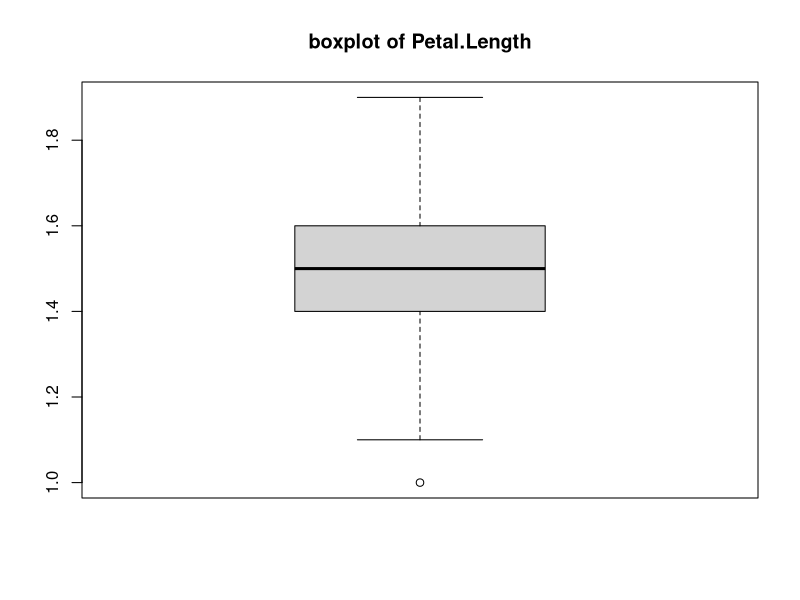
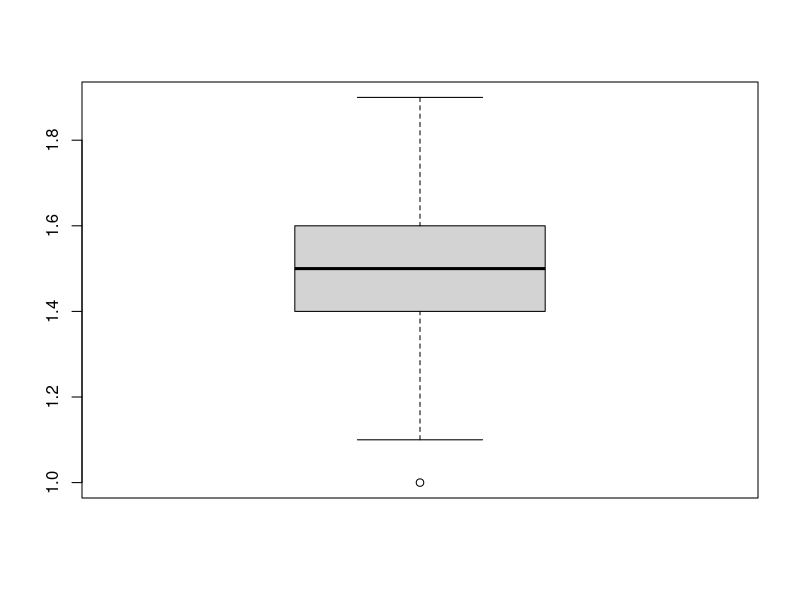

Reproduce these figures in R, in order.
library(ggplot2)
library(dplyr)

# No.1
n<-6
p<-1/3
x<-0:n
(px<-dbinom(x,size = n, prob = p))

m<-170
sd<-6
qnorm(0.8,mean = 170,sd=6)

qchisq(0.95, 3)

qt(0.975, 2)

iris.s<-iris %>% filter(Species=="setosa")
m<-mean(iris.s$Sepal.Length)
sd<-sd(iris.s$Sepal.Length)
(ll <- m - 1.96 * sd / sqrt(50))
(ul <- m + 1.96 * sd / sqrt(50))

# No.2
iris.s<-iris %>% filter(Species=="setosa")
mean(iris.s$Petal.Length)
sd(iris.s$Petal.Length)

# No.3
lm(hp~disp, data = mtcars)

# No.4
fit2 <- lm(weight~height + I(height^2), data=women)
summary(fit2)

# No.5
m<-8.1
alcohol <-
  c(15.40, 11.21, 12.67, 8.87, 12.15, 9.88, 2.06, 14.50, 0.12, 4.97)
t.test(alcohol, mu=8.1)
# 결론: p-value(0.5265)가 0.05보다 크므로 영가설 채택

# No.6
mpg_drv<- mpg %>% 
  filter(class == "subcompact") %>%  filter(drv=="f" | drv=="r")
var.test(mpg_drv$cty ~ mpg_drv$drv)
t.test(mpg_drv$cty ~ mpg_drv$drv, mu=0, var.equal=FALSE)

# No.7
iris.s<-iris %>% filter(Species=="setosa")
boxplot(iris.s$Petal.Length, main="boxplot of Petal.Length")
boxplot(iris.s$Petal.Length)$stats
iris.s$Petal.Length <- 
  ifelse(iris.s$Petal.Length < 1.1 | iris.s$Petal.Length > 1.9, 
         NA, iris.s$Petal.Length)
table(is.na(iris.s$Petal.Length))
mean(iris.s$Petal.Length, na.rm=T)
sd(iris.s$Petal.Length, na.rm=T)

# No.8
data <- c("T", "T", "M", "B", "M", "M", "B")
f.data <- factor(data, levels=c("T","M","B"), 
                 labels=c("Top","Middle","Bottom"))
f.data

# No.9
x <- c(315, 101, 108, 32)
chisq.test(x, p=c(9,3,3,1)/16)

# No.10
compact <- mpg %>% 
  filter(class=="compact") %>% 
  group_by(manufacturer)  %>% 
  summarise(total_mean = mean((hwy+cty)/2)) %>% 
  arrange(-total_mean) %>% 
  head(5)
compact
